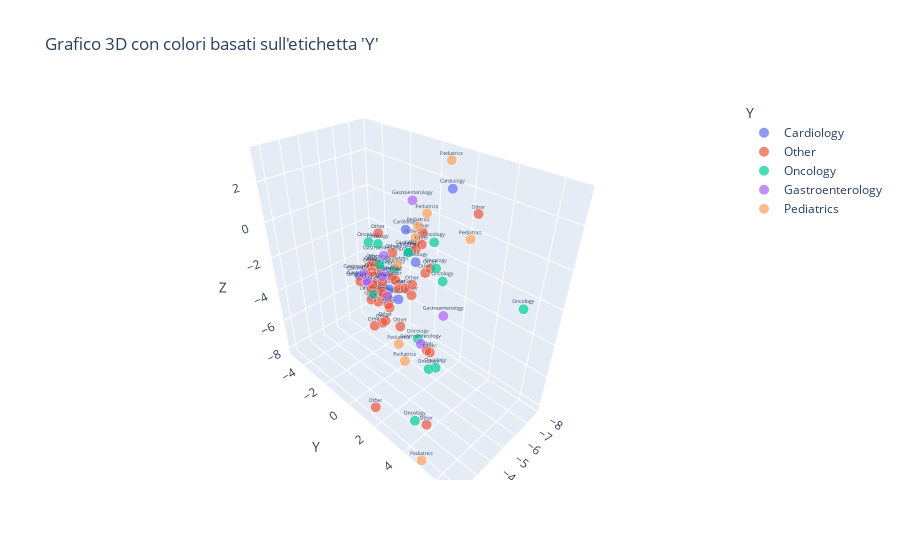

This figure's notebook cell:
### Code cell
dimensione_punti = 3  # Diminuire per avere punti più piccoli
fig = px.scatter_3d(
    df,
    x='x',
    y='y',
    z='z',
    text='Y',
    color='Y',  # Colora i punti in base alla colonna 'Y'
    title="Grafico 3D con colori basati sull'etichetta 'Y'",
    labels={'x': 'Asse X', 'y': 'Asse Y', 'z': 'Asse Z'},
    size=[dimensione_punti] * len(x_coords),  # Dimensione uniforme
    size_max=10,  # Dimensione massima dei punti
    opacity=0.7  # Controlla la trasparenza dei punti
)

# Riduci la dimensione del testo
fig.update_traces(textfont=dict(size=5))  # Riduci la dimensione delle etichette di testo

# Regola i limiti degli assi per evitare compressione
fig.update_layout(
    scene=dict(
        xaxis=dict(title='X', range=[min(x_coords), max(x_coords)]),
        yaxis=dict(title='Y', range=[min(y_coords), max(y_coords)]),
        zaxis=dict(title='Z', range=[min(z_coords), max(z_coords)]),
    )
)

# Mostra il grafico interattivo
fig.show()

### Figure 1 — Plotly figure (JSON) as saved in the notebook; plotly's stock layout.template omitted (floating-point values rounded to 4 significant figures)
{"data": [{"hovertemplate": "Y=%{text}<br>Asse X=%{x}<br>Asse Y=%{y}<br>Asse Z=%{z}<br>size=%{marker.size}<extra></extra>", "legendgroup": "Cardiology", "marker": {"color": "#636efa", "opacity": 0.7, "size": [3, 3, 3, 3, 3, 3, 3, 3, 3, 3, 3], "sizemode": "area", "sizeref": 0.03, "symbol": "circle"}, "mode": "markers+text", "name": "Cardiology", "scene": "scene", "showlegend": true, "text": ["Cardiology", "Cardiology", "Cardiology", "Cardiology", "Cardiology", "Cardiology", "Cardiology", "Cardiology", "Cardiology", "Cardiology", "Cardiology"], "textfont": {"size": 5}, "type": "scatter3d", "x": [-6.812, -3.975, -4.194, -4.437, -2.867, -2.366, -5.465, -3.791, -3.159, -4.346, -6.786], "y": [-4.017, 1.222, 0.3857, 1.816, -0.06718, 1.102, 0.1968, 0.834, 1.018, 1.466, 1.698], "z": [-6.338, -2.395, -2.359, -0.3583, -1.204, -0.7897, 0.2069, -1.186, -0.5143, 0.1124, 2.217]}, {"hovertemplate": "Y=%{text}<br>Asse X=%{x}<br>Asse Y=%{y}<br>Asse Z=%{z}<br>size=%{marker.size}<extra></extra>", "legendgroup": "Other", "marker": {"color": "#EF553B", "opacity": 0.7, "size": [3, 3, 3, 3, 3, 3, 3, 3, 3, 3, 3, 3, 3, 3, 3, 3, 3, 3, 3, 3, 3, 3, 3, 3, 3, 3, 3, 3, 3, 3, 3, 3, 3, 3, 3, 3, 3, 3, 3, 3, 3, 3], "sizemode": "area", "sizeref": 0.03, "symbol": "circle"}, "mode": "markers+text", "name": "Other", "scene": "scene", "showlegend": true, "text": ["Other", "Other", "Other", "Other", "Other", "Other", "Other", "Other", "Other", "Other", "Other", "Other", "Other", "Other", "Other", "Other", "Other", "Other", "Other", "Other", "Other", "Other", "Other", "Other", "Other", "Other", "Other", "Other", "Other", "Other", "Other", "Other", "Other", "Other", "Other", "Other", "Other", "Other", "Other", "Other", "Other", "Other"], "textfont": {"size": 5}, "type": "scatter3d", "x": [-5.088, -3.268, -5.2, -8.015, -1.774, -2.404, -4.051, -2.557, -4.299, -2.788, -4.981, -2.862, -2.704, -2.951, -3.762, -3.442, -3.035, -4.415, -2.626, -2.622, -4.336, -3.995, -2.553, -2.569, -4.507, -4.037, -4.444, -4.633, -4.016, -2.913, -2.858, -3.352, -3.294, -3.405, -3.558, -3.744, -3.923, -3.661, -2.726, -2.637, -5.32, -6.064], "y": [-1.857, 3.664, 0.8106, -5.362, 5.118, 1.095, 2.992, 1.143, 0.9073, 1.501, 1.312, 1.112, 2.005, 4.11, 1.257, 2.189, 1.561, -0.02075, 1.255, 1.704, 2.242, -0.7125, 2.794, 1.061, 2.326, 1.982, -0.2299, -0.7497, 0.833, 0.6285, -0.03094, 0.3259, 0.2194, 0.4669, 0.5533, 1.127, 2.122, 0.4423, 0.9217, 1.056, 1.376, 3.65], "z": [-6.4, -3.445, -0.5226, -6.631, -5.71, -8.479, 0.02856, -0.9263, -2.104, -1.337, -0.1294, -1.994, -1.747, -3.065, -1.219, -1.044, -1.999, -3.055, -0.02521, -0.5534, 0.7159, -3.423, -2.217, -1.184, -0.7079, -1.805, -4.739, -0.01904, -0.1348, -0.4387, -1.473, -0.5625, -1.087, -0.944, -2.091, -1.071, -1.112, -4.027, -0.1538, -0.3517, 0.5598, 1.959]}, {"hovertemplate": "Y=%{text}<br>Asse X=%{x}<br>Asse Y=%{y}<br>Asse Z=%{z}<br>size=%{marker.size}<extra></extra>", "legendgroup": "Oncology", "marker": {"color": "#00cc96", "opacity": 0.7, "size": [3, 3, 3, 3, 3, 3, 3, 3, 3, 3, 3, 3, 3, 3, 3], "sizemode": "area", "sizeref": 0.03, "symbol": "circle"}, "mode": "markers+text", "name": "Oncology", "scene": "scene", "showlegend": true, "text": ["Oncology", "Oncology", "Oncology", "Oncology", "Oncology", "Oncology", "Oncology", "Oncology", "Oncology", "Oncology", "Oncology", "Oncology", "Oncology", "Oncology", "Oncology"], "textfont": {"size": 5}, "type": "scatter3d", "x": [-4.729, -3.077, -1.993, -4.186, -3.612, -3.777, -4.824, -4.401, -4.658, -4.167, -5.892, -2.818, -3.092, -3.306, -4.438], "y": [1.101, 1.047, 4.241, 3.563, -0.2414, 0.1836, 2.484, 1.425, 0.2654, 3.205, -2.806, 4.575, 3.301, 3.781, 7.116], "z": [-0.2984, -0.2162, -6.421, -0.3901, 0.1215, 0.1423, 0.7156, -0.03271, -1.492, 0.07974, -5.122, -3.521, -2.912, -4.503, 0.009187]}, {"hovertemplate": "Y=%{text}<br>Asse X=%{x}<br>Asse Y=%{y}<br>Asse Z=%{z}<br>size=%{marker.size}<extra></extra>", "legendgroup": "Gastroenterology", "marker": {"color": "#ab63fa", "opacity": 0.7, "size": [3, 3, 3, 3, 3, 3, 3, 3, 3], "sizemode": "area", "sizeref": 0.03, "symbol": "circle"}, "mode": "markers+text", "name": "Gastroenterology", "scene": "scene", "showlegend": true, "text": ["Gastroenterology", "Gastroenterology", "Gastroenterology", "Gastroenterology", "Gastroenterology", "Gastroenterology", "Gastroenterology", "Gastroenterology", "Gastroenterology"], "textfont": {"size": 5}, "type": "scatter3d", "x": [-2.493, -3.034, -3.387, -2.974, -2.88, -4.383, -3.601, -3.304, -6.787], "y": [0.705, 1.23, 4.356, 0.3188, 3.662, 0.02534, 0.7408, -0.1374, -0.6775], "z": [-0.574, -0.6937, -1.257, -1.312, -2.833, -3.059, -0.1333, -1.751, 0.9334]}, {"hovertemplate": "Y=%{text}<br>Asse X=%{x}<br>Asse Y=%{y}<br>Asse Z=%{z}<br>size=%{marker.size}<extra></extra>", "legendgroup": "Pediatrics", "marker": {"color": "#FFA15A", "opacity": 0.7, "size": [3, 3, 3, 3, 3, 3, 3, 3, 3], "sizemode": "area", "sizeref": 0.03, "symbol": "circle"}, "mode": "markers+text", "name": "Pediatrics", "scene": "scene", "showlegend": true, "text": ["Pediatrics", "Pediatrics", "Pediatrics", "Pediatrics", "Pediatrics", "Pediatrics", "Pediatrics", "Pediatrics", "Pediatrics"], "textfont": {"size": 5}, "type": "scatter3d", "x": [-5.263, -6.441, -4.376, -1.547, -5.024, -5.131, -2.799, -3.136, -4.847], "y": [1.646, 1.832, 0.7601, 5.11, 1.392, 1.126, 2.438, 2.477, 4.258], "z": [1.578, 3.572, -0.935, -7.944, 0.9749, 0.278, -3.565, -4.79, 1.537]}], "layout": {"legend": {"itemsizing": "constant", "title": {"text": "Y"}, "tracegroupgap": 0}, "scene": {"domain": {"x": [0, 1], "y": [0, 1]}, "xaxis": {"range": [-8.015, -1.547], "title": {"text": "X"}}, "yaxis": {"range": [-5.362, 7.116], "title": {"text": "Y"}}, "zaxis": {"range": [-8.479, 3.572], "title": {"text": "Z"}}}, "title": {"text": "Grafico 3D con colori basati sull'etichetta 'Y'"}}}
